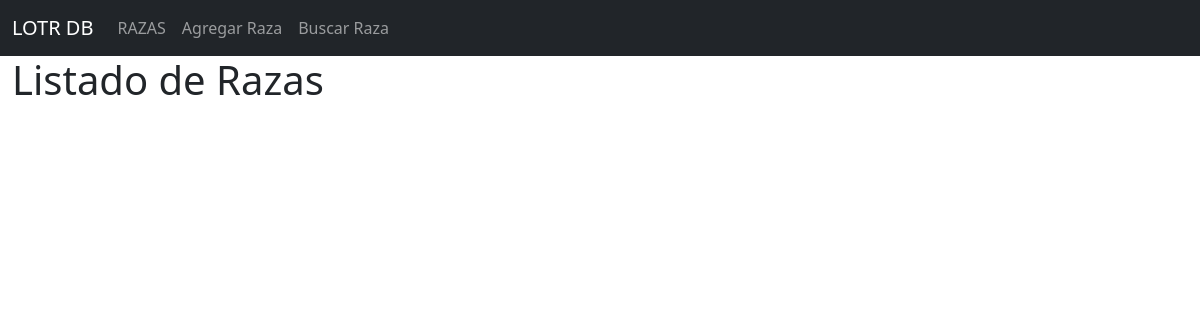
/LOTR/, run on an earlier commit of the app's database.
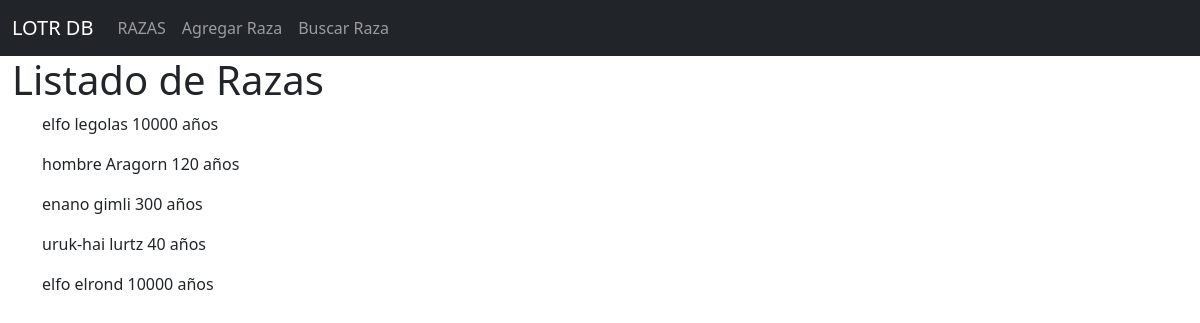
And on a later commit of the database.
### LOTR/models.py (models this page shows)
class Raza(models.Model):
    raza=models.CharField(max_length=50)
    nombre_de_personaje=models.CharField(max_length=50)
    espectativa_de_vida=models.IntegerField()
    historia=models.URLField()
    def __str__(self) -> str:
        return self.raza+" "+self.nombre_de_personaje+" "+str(self.espectativa_de_vida)+" años"

### LOTR/views.py (the view)
# urls.py: path("", views.razas_index, name="raza-index"),
def razas_index(request: HttpRequest) -> HttpResponse:
    if request.GET.get('raza'):
        especie = request.GET['raza']
        raza = Raza.objects.filter(raza__icontains=especie)
    else:
        raza = Raza.objects.all()
    return render(request, "razas_index.html", {"raza": raza})

### LOTR/template/razas_index.html
{% extends "base.html" %}
{% load static %}
{% block title %}
<h1>Listado de Razas</h1>
{% endblock %}
{% block content %}
{% for tipo in raza %}
<p>{{ tipo }}</p>
{% endfor %}
{% endblock %}

### LOTR/template/base.html (shortened to what this page needs)
<!DOCTYPE html>
<html lang="en">
<head>
    {% load static %}
    <link rel="stylesheet" href="{% static 'css/bootstrap.css' %}">
</head>
<body>
    <nav class="navbar navbar-expand-lg navbar-dark bg-dark">
        <div class="container-fluid">
          <a class="navbar-brand" href="#">LOTR DB</a>
          <div class="collapse navbar-collapse" id="navbarNav">
            <ul class="navbar-nav">
              <li class="nav-item">
                <a class="nav-link" href="{% url 'raza-index' %}">RAZAS</a>
              </li>
              <li class="nav-item">
                <a class="nav-link" href="{% url 'raza-form' %}">Agregar Raza</a>
              </li>
              <li class="nav-item">
                <a class="nav-link" href="{% url 'raza-search' %}">Buscar Raza</a>
              </li>
            </ul>
          </div>
        </div>
      </nav>
    <div class = "container-fluid">
        {% block title %}
        {% endblock %}
    </div>
    <div class="container">
        {% block content %}
        {% endblock %}
    </div>
</body>
</html>

What changed in the data, as far as the page shows it:
added Raza: raza+nombre_de_personaje+espectativa_de_vida "elfo legolas 10000 años"
added Raza: raza+nombre_de_personaje+espectativa_de_vida "hombre Aragorn 120 años"
added Raza: raza+nombre_de_personaje+espectativa_de_vida "enano gimli 300 años"
added Raza: raza+nombre_de_personaje+espectativa_de_vida "uruk-hai lurtz 40 años"
added Raza: raza+nombre_de_personaje+espectativa_de_vida "elfo elrond 10000 años"
